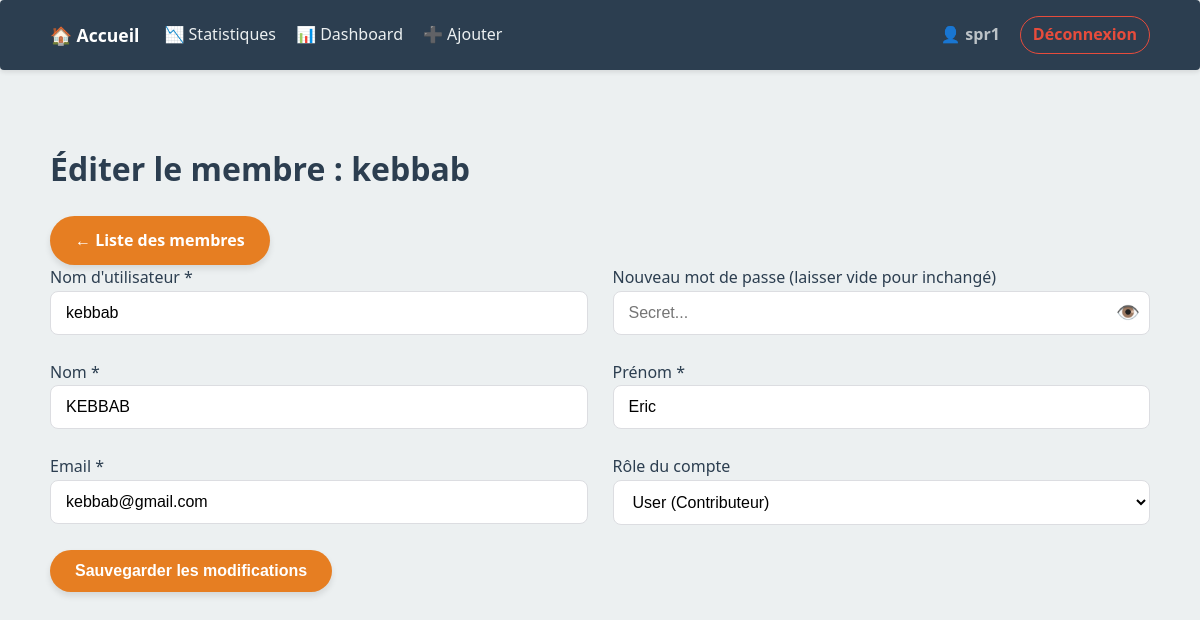
Before: /edit_user.php?id=7 (signed in) with the older database file.
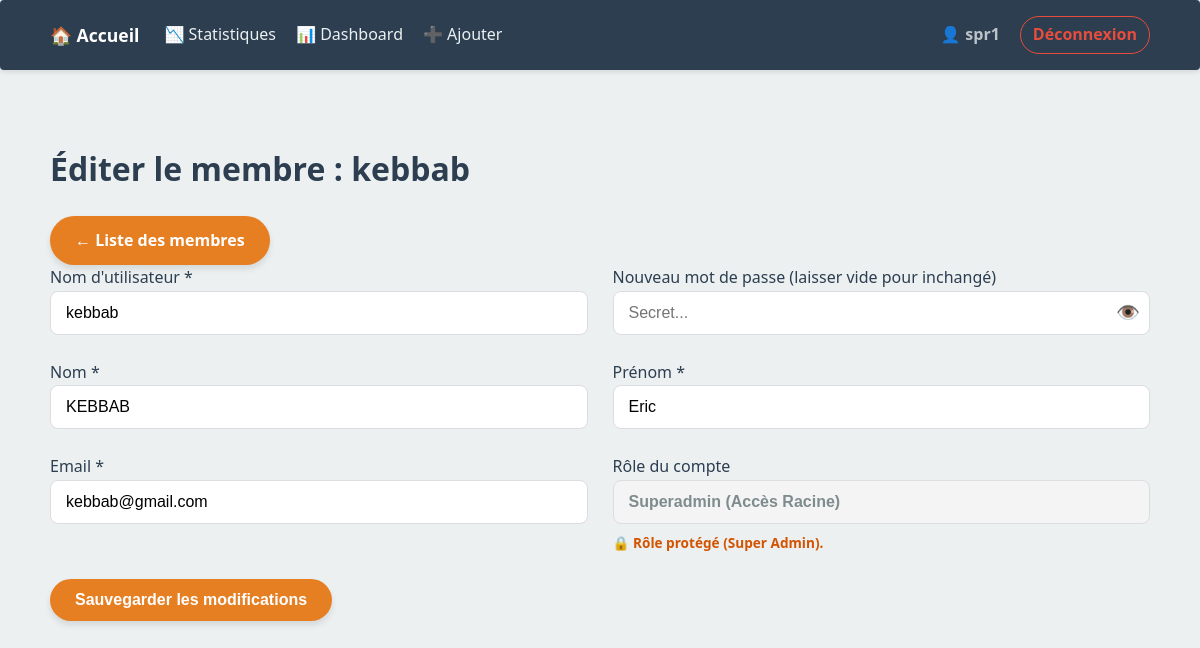
After: the same page with the newer database file.
### tables this page shows
CREATE TABLE users (id INTEGER PRIMARY KEY AUTOINCREMENT, username TEXT NOT NULL UNIQUE, password TEXT NOT NULL, role TEXT NOT NULL DEFAULT 'user', prenom TEXT, nom TEXT, email TEXT UNIQUE, created_at DATETIME, updated_at DATETIME, last_seen DATETIME, is_active INTEGER DEFAULT 0);

### src/RhymeEngine.php (called while the page is built, shortened)
<?php
class RhymeEngine {
    private $pdo;
    public function __construct() {
        try {
            $dbPath = __DIR__ . '/../data/dico.sqlite';
            $this->pdo = new PDO("sqlite:" . $dbPath);
            $this->pdo->setAttribute(PDO::ATTR_ERRMODE, PDO::ERRMODE_EXCEPTION);
            $this->pdo->setAttribute(PDO::ATTR_DEFAULT_FETCH_MODE, PDO::FETCH_ASSOC);
        } catch (PDOException $e) {
            die("Erreur de connexion : " . $e->getMessage());
        }
    }
    public function getPDO() { return $this->pdo; }
}

### src/AdminEngine.php (called while the page is built, shortened)
<?php
class AdminEngine {
    private $pdo;
    public function __construct($pdo) {
        $this->pdo = $pdo;
    }
    public function getUserById($id) {
        $stmt = $this->pdo->prepare("SELECT * FROM users WHERE id = ?");
        $stmt->execute([$id]);
        return $stmt->fetch(PDO::FETCH_ASSOC);
    }
}

### public/edit_user.php (the view, shortened to what this page needs)
<?php
require_once __DIR__ . '/../src/RhymeEngine.php';
require_once __DIR__ . '/../src/AdminEngine.php';
$engine = new RhymeEngine();
$admin = new AdminEngine($engine->getPDO());
$id = (int)($_GET['id'] ?? 0);
$user = $admin->getUserById($id);
$isTargetSuperadmin = ($user['role'] === 'superadmin');
?>
<!DOCTYPE html>
<html lang="fr">
<head>
    <link rel="stylesheet" href="css/style.css">
</head>
<body>
    <?php include __DIR__ . '/../src/views/navbar.php'; ?>
    <div class="container">
        <header class="admin-header">
            <h1>Éditer le membre : <?= htmlspecialchars($user['username']) ?></h1>
            <a href="manage_users.php" class="btn-primary">← Liste des membres</a>
        </header>
        <form method="POST" id="editUserForm" class="admin-form admin-grid">
            <div class="form-group">
                <label>Nom d'utilisateur *</label>
                <input type="text" name="username" value="<?= htmlspecialchars($user['username']) ?>" required>
            </div>
            <div class="form-group">
                <label>Nouveau mot de passe (laisser vide pour inchangé)</label>
                <div class="password-container">
                    <input type="password" name="password" id="pass_field" placeholder="Secret...">
                    <span class="toggle-password" id="toggle_eye">👁️</span>
                </div>
            </div>
            <div class="form-group">
                <label>Nom *</label>
                <input type="text" name="nom" value="<?= htmlspecialchars($user['nom'] ?? '') ?>" required>
            </div>
            <div class="form-group">
                <label>Prénom *</label>
                <input type="text" name="prenom" value="<?= htmlspecialchars($user['prenom'] ?? '') ?>" required>
            </div>
            <div class="form-group">
                <label>Email *</label>
                <input type="email" name="email" value="<?= htmlspecialchars($user['email'] ?? '') ?>" required>
            </div>
            <div class="form-group">
                <label>Rôle du compte</label>
                <?php if ($isTargetSuperadmin): ?>
                    <input type="text" class="input-readonly" value="Superadmin (Accès Racine)" readonly>
                    <span class="info-lock">🔒 Rôle protégé (Super Admin).</span>
                <?php else: ?>
                    <select name="role" required>
                        <option value="user" <?= $user['role'] === 'user' ? 'selected' : '' ?>>User (Contributeur)</option>
                    </select>
                <?php endif; ?>
            </div>
            <div class="full-width">
                <button type="button" class="btn-submit btn-full" onclick="openModal()">Sauvegarder les modifications</button>
            </div>
        </form>
    </div>
</body>
</html>

Changed rows visible on the page:
changed users "kebbab": role "User (Contributeur)" → (not shown)
Other visible differences:
form field value: (not shown) → "Superadmin (Accès Racine)"
text now shown: "🔒 Rôle protégé (Super Admin)."
